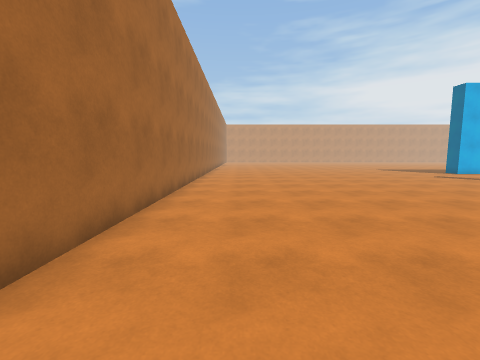
[1] (above)

21 first-person views from a walk through a 3-D level made in the Unity game engine. The camera is 1.4 m above the floor, tilts 6° down and sees 90° across. The floor is counted in squares, 1 m on a side. Each view is taken from the middle of a square. On the plan, view 1 faces up. The plan holds only what a view shows up to about 13 squares ahead; the rest is blank. The place goes on beyond the plan. The player character is not drawn. Surface patterns are stand-ins for the level's own textures.

[2]
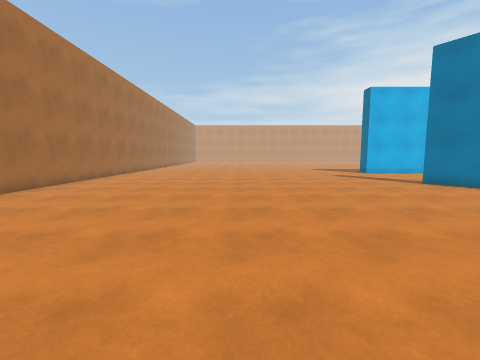

[3]
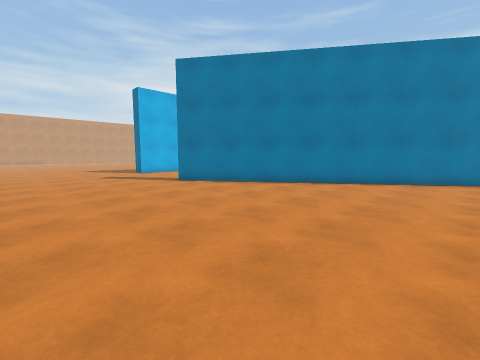

[4]
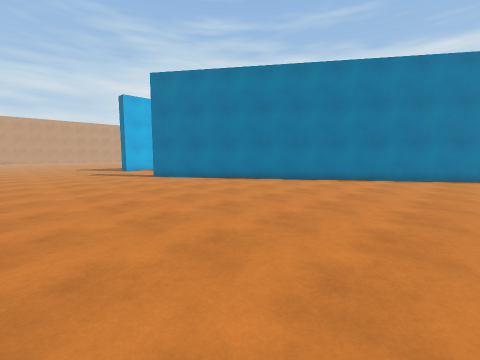

[5]
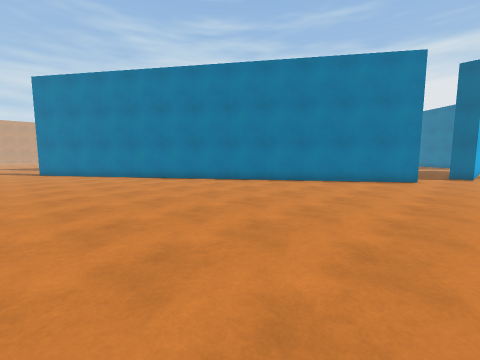

[6]
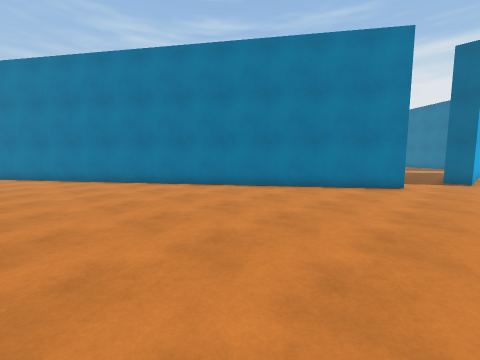

[7]
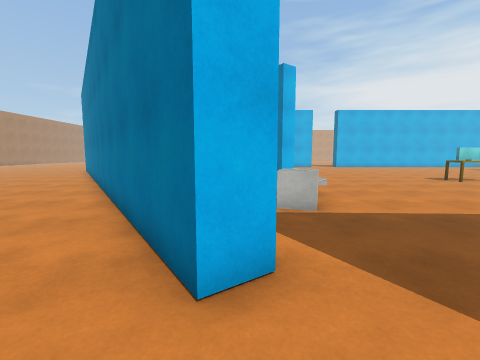

[8]
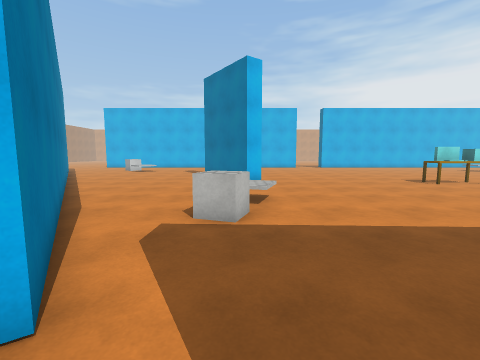

[9]
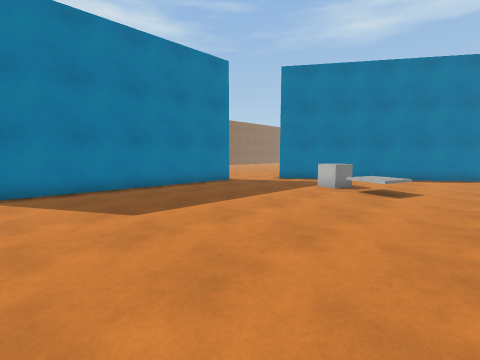

[10]
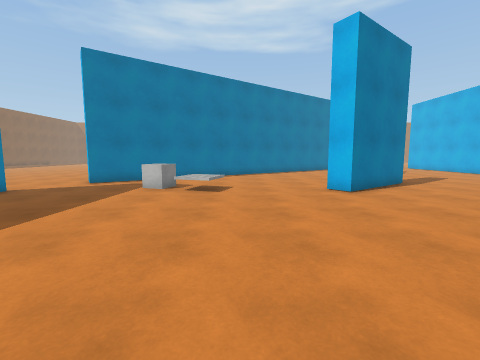

[11]
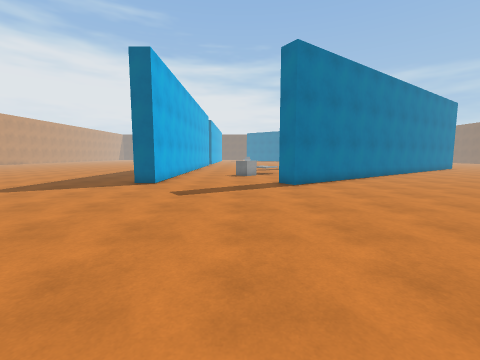

[12]
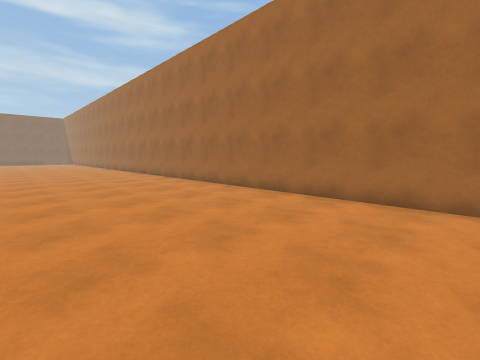

[13]
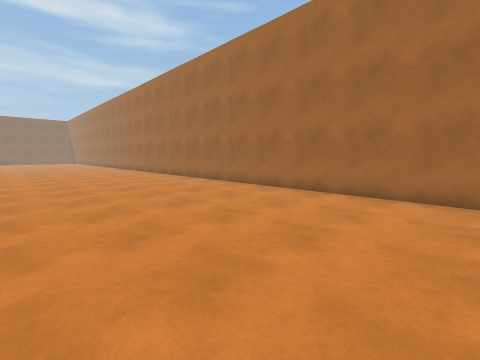

[14]
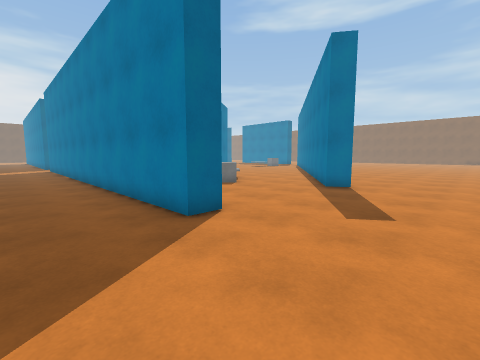

[15]
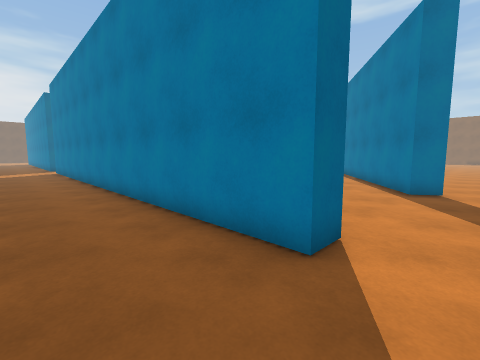

[16]
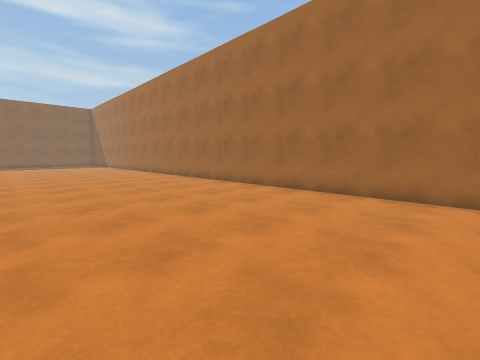

[17]
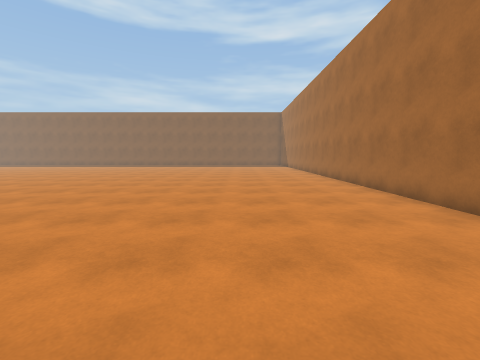

[18]
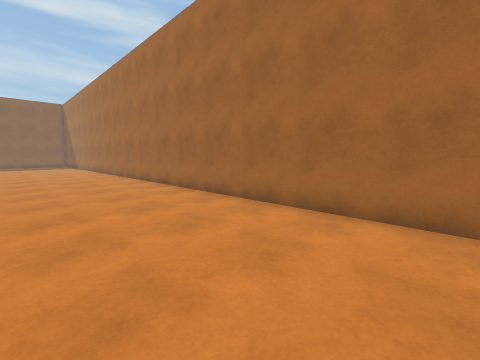

[19]
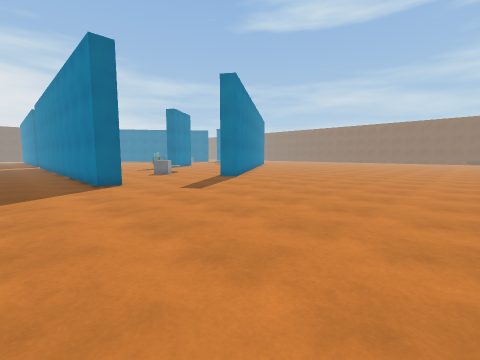

[20]
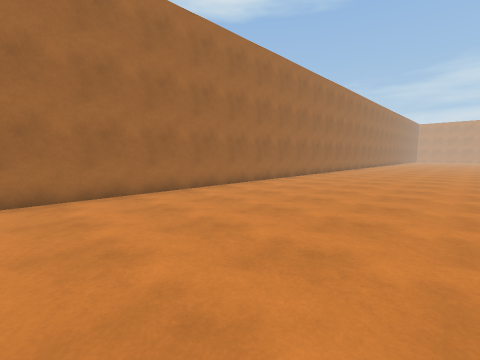

[21]
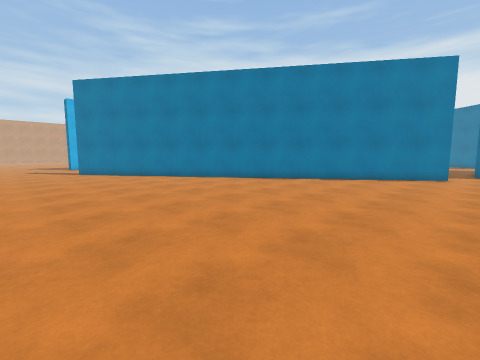

### Floor plan
Points are (right, up) in squares from view 1. A wall is a line through its corners. A room is listed if a view was taken in it or the views show most of it. See-through windows are left out.
Room 1 (views 1, 2, 3, 4, 5, 6, 7, 8, 9, 10, 11, 12, 13, 14, 15, 16, 17, 18, 19, 20, 21)
walls: (21.1, 3.3) (28.4, -7.3) (27.6, -7.9) (14.8, 10.5) (15.6, 11.1) (18.5, 7); (28.4, 7.9) (31.2, 4.1) (30.4, 3.5) (30, 4.1); (17.1, 17.1) (15.5, 17.1) (15.5, 18.1) (29.6, 18.1); (31, -9.8) (31.1, -8.8) (40.1, -9.1); (-2.5, 21.1) (-2.5, -10.1)
objects: other object (20, 12) to (21, 13); other object (29, -4) to (30, -3); other object (40, 2) to (40, 3)

Positions as (right, up) in squares from view 1, and headings:
1: (0, 0), facing up
2: (6, -1), facing up
3: (8, -1), facing up-right
4: (8, -4), facing up-right
5: (13, -10), facing up-right
6: (16, -10), facing up-right
7: (28, -10), facing up
8: (30, -9), facing up
9: (40, 1), facing down-left
10: (40, 0), facing left
11: (4, 13), facing right
12: (5, 18), facing down-left
13: (6, 21), facing down-left
14: (11, 21), facing down-right
15: (14, 21), facing down-right
16: (6, 6), facing down-left
17: (3, 4), facing down
18: (3, 5), facing down-left
19: (4, 21), facing down-right
20: (6, -10), facing up-left
21: (11, -9), facing up-right
